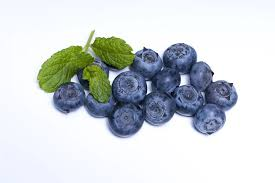
#> input picture praktikum/rotasi/images1.jpg, 275 x 183 px, found by its file name
$ python rotasi2.py
#> lines starting #> are read from the running program, lines starting #| are printed output that depends on the picture
#> further down, image is the input picture: shape (183, 275, 3); mean R, G, B 207.2, 212.9, 215.7
import imageio.v2 as img
import numpy as np
import matplotlib.pyplot as plt

def rotateImage(image, degree):

#> called with degree = 45
    radian_deg = np.radians(degree)
    cos_deg, sin_deg = np.cos(radian_deg), np.sin(radian_deg)

    height, width = image.shape[:2]
#> height = 183; width = 275
    max_dim = int(np.sqrt(height**2 + width**2))
#> max_dim = 330
    outputImage = np.zeros((max_dim, max_dim, 3), dtype=image.dtype)

    for y in range(height):
        for x in range(width):

            newX = int(cos_deg * x - sin_deg * y)
            newY = int(sin_deg * x + cos_deg * y)

            if 0 <= newX < max_dim and 0 <= newY < max_dim:
                outputImage[newY, newX] = image[y, x]
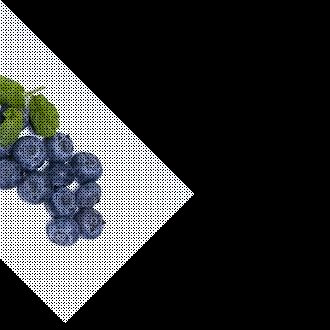
#> outputImage: shape (330, 330, 3); mean R, G, B 51, 52.6, 53.3

    return outputImage

image = img.imread('C://SMT_5//Pengolahan_Citra//praktikum//images1.jpg')

rotated_image = rotateImage(image, 45)

plt.subplot(1, 2, 1)
plt.imshow(image)
plt.title("Gambar Asli")

plt.subplot(1, 2, 2)
plt.imshow(rotated_image)
plt.title("Gambar Rotasi 45° (Pivot di Kiri Atas)")

plt.show()
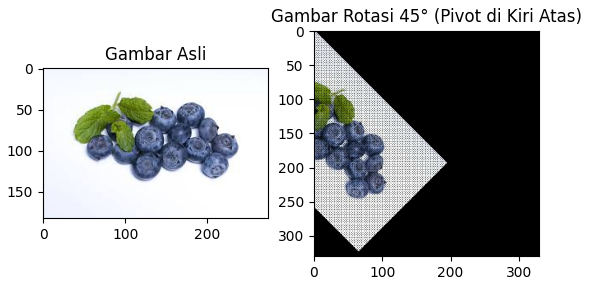
#> figure drawn by matplotlib, 2 panels

$ run again, with praktikum/rotasi/rotasi.png saved as praktikum/rotasi/images1.jpg
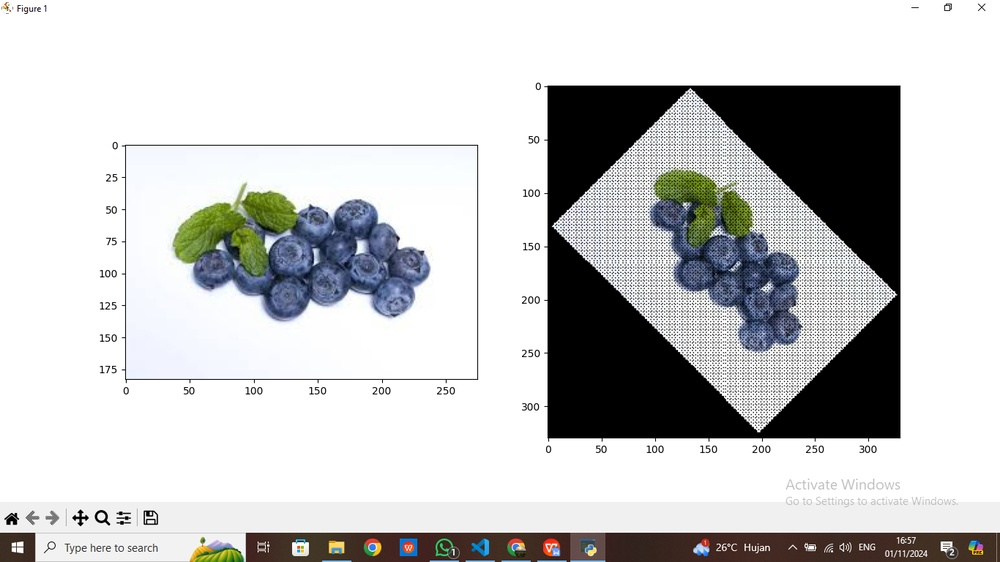
#> input picture praktikum/rotasi/rotasi.png, 1000 x 562 px, shrunk from 1366 x 768 before the run, found by its file name
#> image is the input picture: shape (562, 1000, 3); mean R, G, B 198.8, 199.4, 199.5
#> after the loop in rotateImage, `for y in range(height):`:
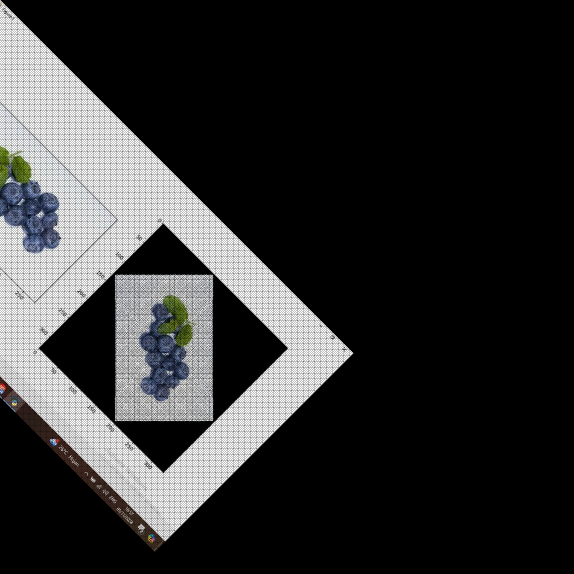
#> outputImage: shape (1147, 1147, 3) (shown at 1/2 size); mean R, G, B 47.4, 47.6, 47.7
#> `plt.show()`:
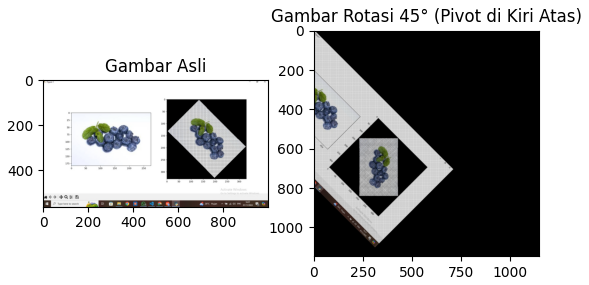
#> figure drawn by matplotlib, 2 panels

$ run again, with praktikum/rotasi/rotasi2.png saved as praktikum/rotasi/images1.jpg
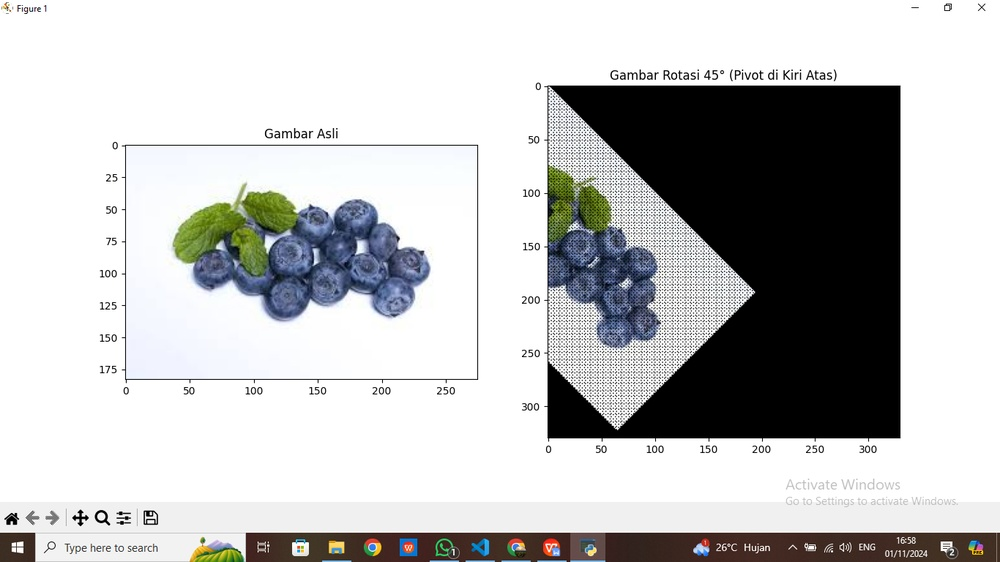
#> input picture praktikum/rotasi/rotasi2.png, 1000 x 562 px, shrunk from 1366 x 768 before the run, found by its file name
#> image is the input picture: shape (562, 1000, 3); mean R, G, B 192.2, 192.7, 192.8
#> after the loop in rotateImage, `for y in range(height):`:
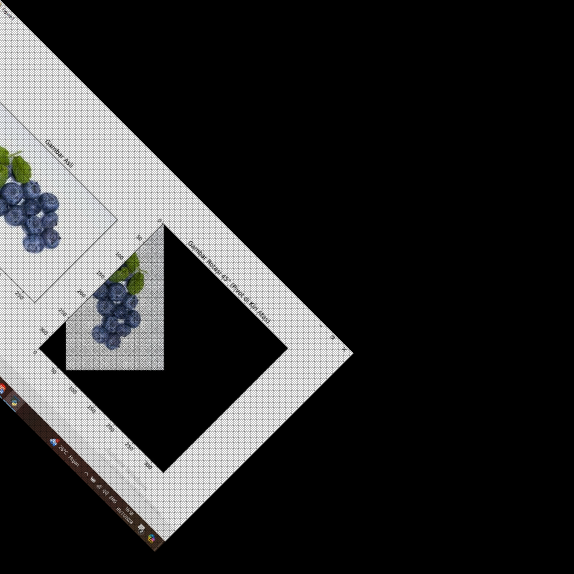
#> outputImage: shape (1147, 1147, 3) (shown at 1/2 size); mean R, G, B 45.1, 45.2, 45.3
#> `plt.show()`:
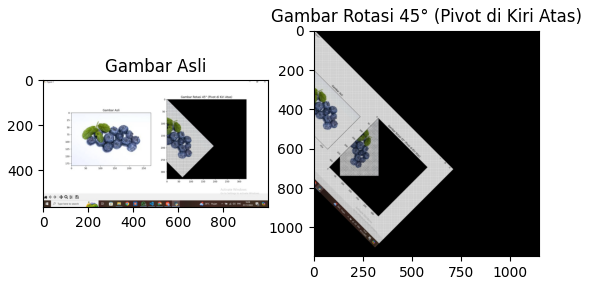
#> figure drawn by matplotlib, 2 panels
